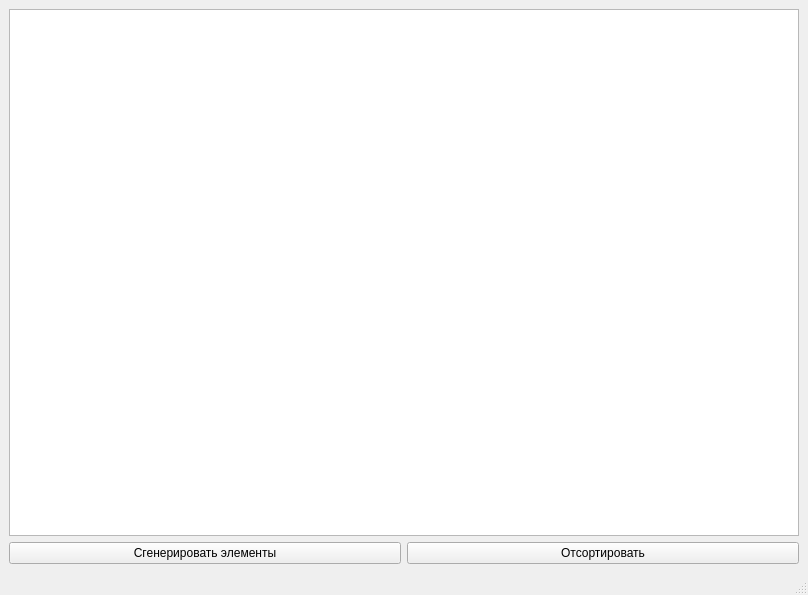
<?xml version="1.0" encoding="UTF-8"?>
<ui version="4.0">
 <class>MainWindow</class>
 <widget class="QMainWindow" name="MainWindow">
  <property name="geometry">
   <rect>
    <x>0</x>
    <y>0</y>
    <width>808</width>
    <height>595</height>
   </rect>
  </property>
  <property name="windowTitle">
   <string>MainWindow</string>
  </property>
  <widget class="QWidget" name="centralwidget">
   <layout class="QGridLayout" name="gridLayout">
    <item row="0" column="0" colspan="2">
     <widget class="QGraphicsView" name="graphicsView"/>
    </item>
    <item row="1" column="0">
     <widget class="QPushButton" name="pushButton">
      <property name="text">
       <string>Сгенерировать элементы</string>
      </property>
     </widget>
    </item>
    <item row="1" column="1">
     <widget class="QPushButton" name="pushButton_2">
      <property name="text">
       <string>Отсортировать</string>
      </property>
     </widget>
    </item>
   </layout>
  </widget>
  <widget class="QMenuBar" name="menubar">
   <property name="geometry">
    <rect>
     <x>0</x>
     <y>0</y>
     <width>808</width>
     <height>22</height>
    </rect>
   </property>
  </widget>
  <widget class="QStatusBar" name="statusbar"/>
 </widget>
 <resources/>
 <connections/>
</ui>
